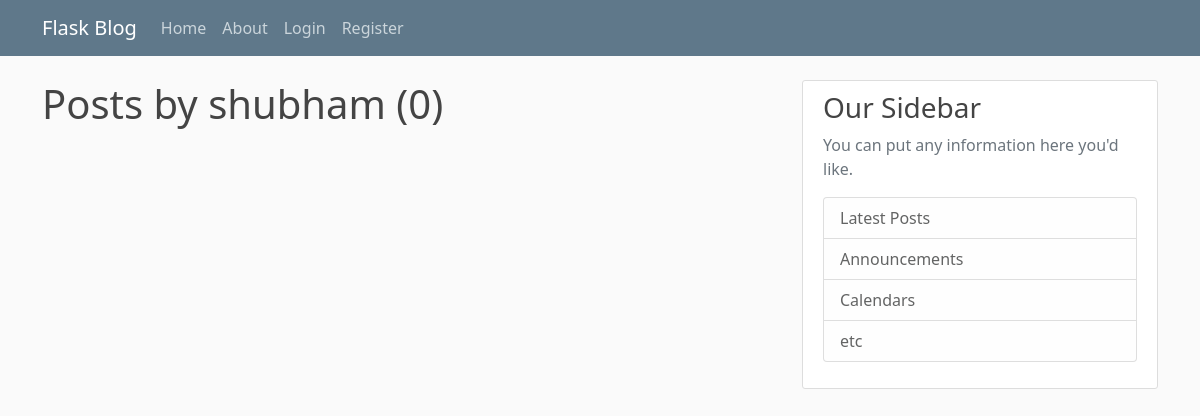
Page /user/shubham on the earlier database version.
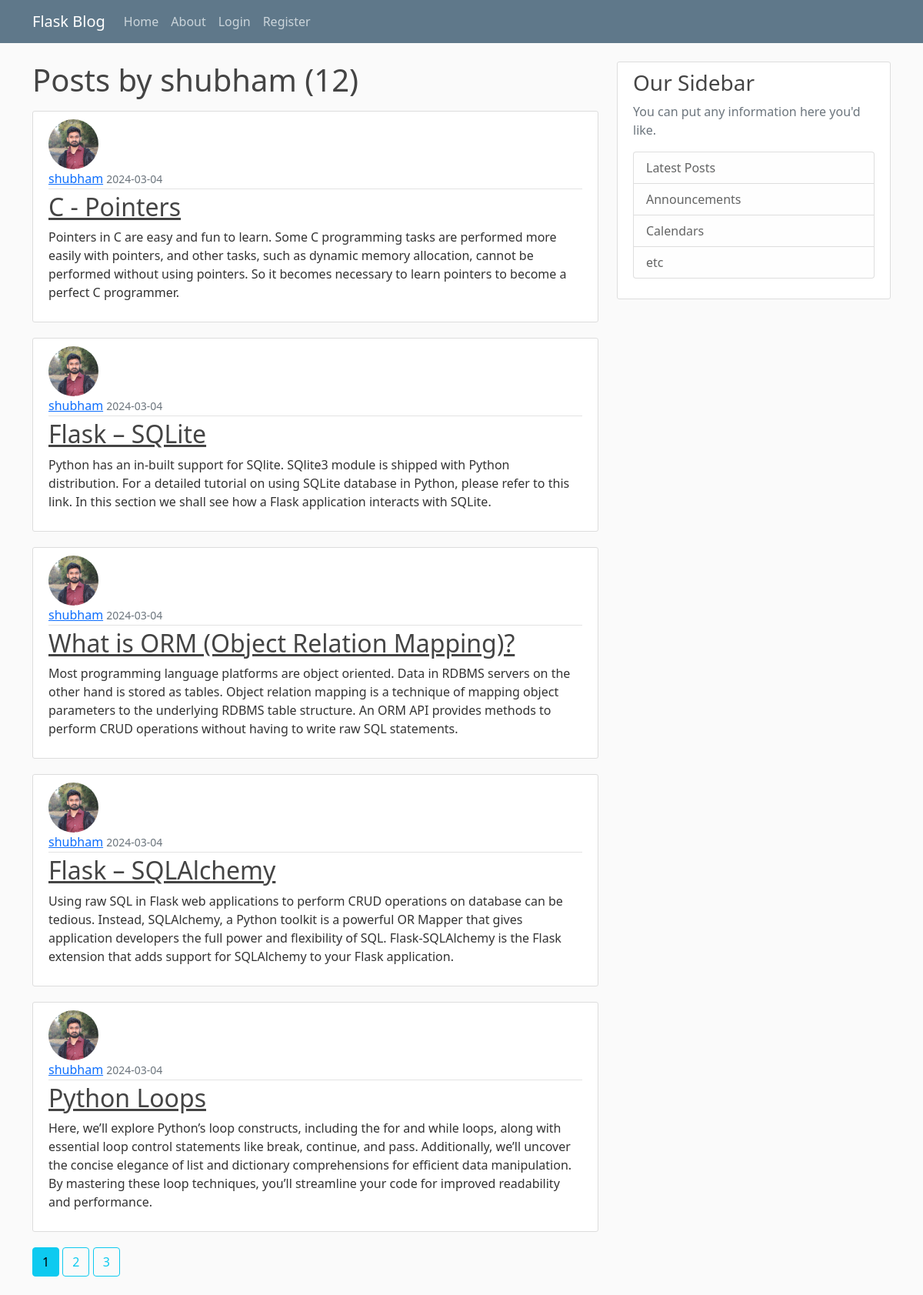
Same page on the later database version.
### flask_blog/models.py (models this page shows, shortened)
class Post(db.Model):
    id = db.Column(db.Integer, primary_key = True)
    title = db.Column(db.String(120), nullable = False)
    date_posted = db.Column(db.DateTime, nullable = False, default=datetime.utcnow)
    content = db.Column(db.Text, nullable=False)
    user_id = db.Column(db.Integer, db.ForeignKey('user.id'), nullable = False)

class User(db.Model, UserMixin):
    id = db.Column(db.Integer, primary_key = True)
    username = db.Column(db.String(20), unique=True, nullable=False)
    email = db.Column(db.String(120), unique=True, nullable=False)
    image_file = db.Column(db.String(20), nullable=False, default='default.jpg')
    password = db.Column(db.String(60), nullable=False)
    posts = db.relationship('Post', backref='author', lazy=True)

### flask_blog/routes.py (the view)
@app.route("/user/<string:username>")
def user_posts(username):
    page = request.args.get('page', 1, type=int)
    user = User.query.filter_by(username = username).first_or_404()
    posts = Post.query.filter_by(author=user).order_by(Post.date_posted.desc()).paginate(page=page, per_page=5)
    return render_template("user_posts.html", posts=posts, user = user)

### flask_blog/templates/user_posts.html
{% extends "layout.html" %}
{% block start %}
    <h1 class="mb-3"> Posts by {{ user.username }} ({{posts.total}})</h1>
    {% for post in posts %}
    <article class="media content-section">
      <img class="rounded-circle article-img" src="{{ url_for('static',filename='profile_pics/'+post.author.image_file) }}">
        <div class="media-body">
          <div class="article-metadata">
            <a class="mr-2" href="{{url_for('user_posts', username=post.author.username)}}">{{ post.author.username }}</a>
            <small class="text-muted">{{ post.date_posted.strftime('%Y-%m-%d') }}</small>
          </div>
          <h2><a class="article-title" href="{{ url_for('post',post_id=post.id) }}">{{ post.title }}</a></h2>
          <p class="article-content">{{ post.content }}</p>
        </div>
      </article>
    {% endfor %}
    {% for page_no in posts.iter_pages(left_edge = 1, right_edge=1, left_current=1, right_current=2) %}
     {% if page_no %}
        {% if posts.page == page_no%}
           <a class="btn btn-info mb-4" href="{{ url_for('user_posts',username=user.username, page=page_no) }}"> {{page_no}}</a>
        {%else%}
           <a class="btn btn-outline-info mb-4" href="{{ url_for('user_posts',username=user.username, page=page_no) }}"> {{page_no}}</a>
        {%endif%}
     {% else %}
      ...
     {% endif %}
    {% endfor %}
{% endblock %}

Differences in the rows shown:
added Post: image_file (picture), author.username "shubham", date_posted "2024-03-04", title "C - Pointers", content "Pointers in C are easy and fun to learn. Some C programming tasks are performed more easily with pointers, and other tasks, such as dynamic memory allocation, cannot be performed without using pointers. So it becomes necessary to learn pointers to become a perfect C programmer."
added Post: image_file (picture), author.username "shubham", date_posted "2024-03-04", title "Flask – SQLite", content "Python has an in-built support for SQlite. SQlite3 module is shipped with Python distribution. For a detailed tutorial on using SQLite database in Python, please refer to this link. In this section we shall see how a Flask application interacts with SQLite."
added Post: image_file (picture), author.username "shubham", date_posted "2024-03-04", title "What is ORM (Object Relation Mapping)?", content "Most programming language platforms are object oriented. Data in RDBMS servers on the other hand is stored as tables. Object relation mapping is a technique of mapping object parameters to the underlying RDBMS table structure. An ORM API provides methods to perform CRUD operations without having to write raw SQL statements."
added Post: image_file (picture), author.username "shubham", date_posted "2024-03-04", title "Flask – SQLAlchemy", content "Using raw SQL in Flask web applications to perform CRUD operations on database can be tedious. Instead, SQLAlchemy, a Python toolkit is a powerful OR Mapper that gives application developers the full power and flexibility of SQL. Flask-SQLAlchemy is the Flask extension that adds support for SQLAlchemy to your Flask application."
added Post: image_file (picture), author.username "shubham", date_posted "2024-03-04", title "Python Loops", content "Here, we’ll explore Python’s loop constructs, including the for and while loops, along with essential loop control statements like break, continue, and pass. Additionally, we’ll uncover the concise elegance of list and dictionary comprehensions for efficient data manipulation. By mastering these loop techniques, you’ll streamline your code for improved readability and performance."
Other differences:
{{ posts.total }}: "0" → "12"
new list line: "1"
new list line: "2"
new list line: "3"
